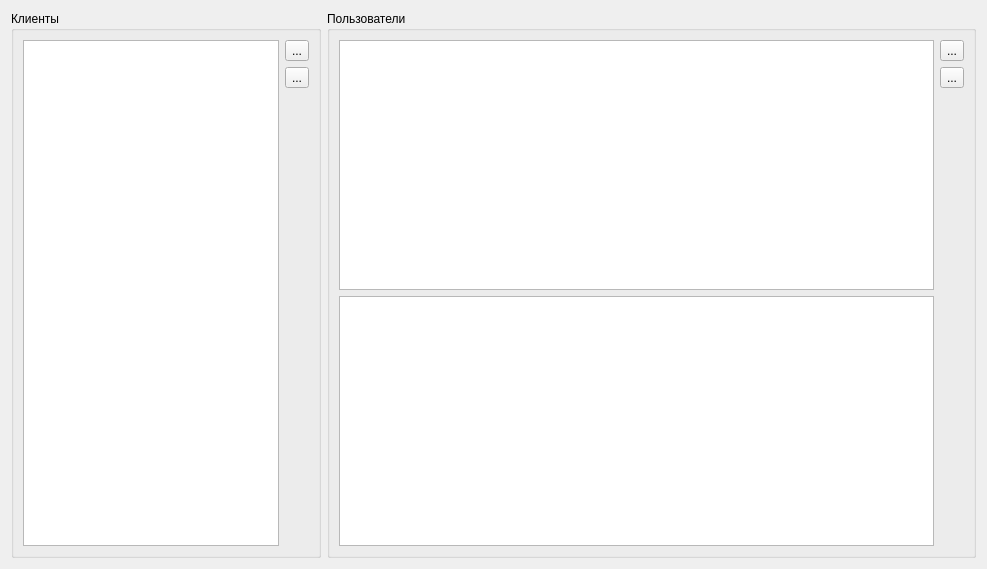
<?xml version="1.0" encoding="UTF-8"?>
<ui version="4.0">
 <class>ClientsDialog</class>
 <widget class="QDialog" name="ClientsDialog">
  <property name="geometry">
   <rect>
    <x>0</x>
    <y>0</y>
    <width>987</width>
    <height>569</height>
   </rect>
  </property>
  <property name="windowTitle">
   <string>Dialog</string>
  </property>
  <layout class="QGridLayout" name="gridLayout_4" columnstretch="0,1,0">
   <item row="0" column="0" rowspan="2">
    <widget class="QGroupBox" name="groupBox_3">
     <property name="title">
      <string>Клиенты</string>
     </property>
     <layout class="QGridLayout" name="gridLayout">
      <item row="0" column="0" rowspan="3" colspan="4">
       <widget class="QListView" name="listView"/>
      </item>
      <item row="0" column="4">
       <widget class="QToolButton" name="toolButton">
        <property name="text">
         <string>...</string>
        </property>
        <property name="icon">
         <iconset resource="../resource.qrc">
          <normaloff>:/Images/add.png</normaloff>:/Images/add.png</iconset>
        </property>
        <property name="iconSize">
         <size>
          <width>32</width>
          <height>32</height>
         </size>
        </property>
       </widget>
      </item>
      <item row="1" column="4">
       <widget class="QToolButton" name="toolButton_2">
        <property name="text">
         <string>...</string>
        </property>
        <property name="icon">
         <iconset resource="../resource.qrc">
          <normaloff>:/Images/delete.png</normaloff>:/Images/delete.png</iconset>
        </property>
        <property name="iconSize">
         <size>
          <width>32</width>
          <height>32</height>
         </size>
        </property>
       </widget>
      </item>
     </layout>
    </widget>
   </item>
   <item row="0" column="1" rowspan="2">
    <widget class="QGroupBox" name="groupBox">
     <property name="title">
      <string>Пользователи</string>
     </property>
     <layout class="QGridLayout" name="gridLayout_2">
      <item row="0" column="0">
       <widget class="QTableView" name="tableView"/>
      </item>
      <item row="1" column="0">
       <widget class="QTableView" name="tableView_2"/>
      </item>
      <item row="0" column="1" rowspan="2">
       <layout class="QVBoxLayout" name="verticalLayout">
        <item>
         <widget class="QToolButton" name="toolButton_3">
          <property name="text">
           <string>...</string>
          </property>
          <property name="icon">
           <iconset resource="../resource.qrc">
            <normaloff>:/Images/add.png</normaloff>:/Images/add.png</iconset>
          </property>
          <property name="iconSize">
           <size>
            <width>32</width>
            <height>32</height>
           </size>
          </property>
         </widget>
        </item>
        <item>
         <widget class="QToolButton" name="toolButton_4">
          <property name="text">
           <string>...</string>
          </property>
          <property name="icon">
           <iconset resource="../resource.qrc">
            <normaloff>:/Images/delete.png</normaloff>:/Images/delete.png</iconset>
          </property>
          <property name="iconSize">
           <size>
            <width>32</width>
            <height>32</height>
           </size>
          </property>
         </widget>
        </item>
        <item>
         <spacer name="verticalSpacer">
          <property name="orientation">
           <enum>Qt::Vertical</enum>
          </property>
          <property name="sizeHint" stdset="0">
           <size>
            <width>20</width>
            <height>40</height>
           </size>
          </property>
         </spacer>
        </item>
       </layout>
      </item>
     </layout>
    </widget>
   </item>
  </layout>
 </widget>
 <resources>
  <include location="../resource.qrc"/>
 </resources>
 <connections/>
</ui>
